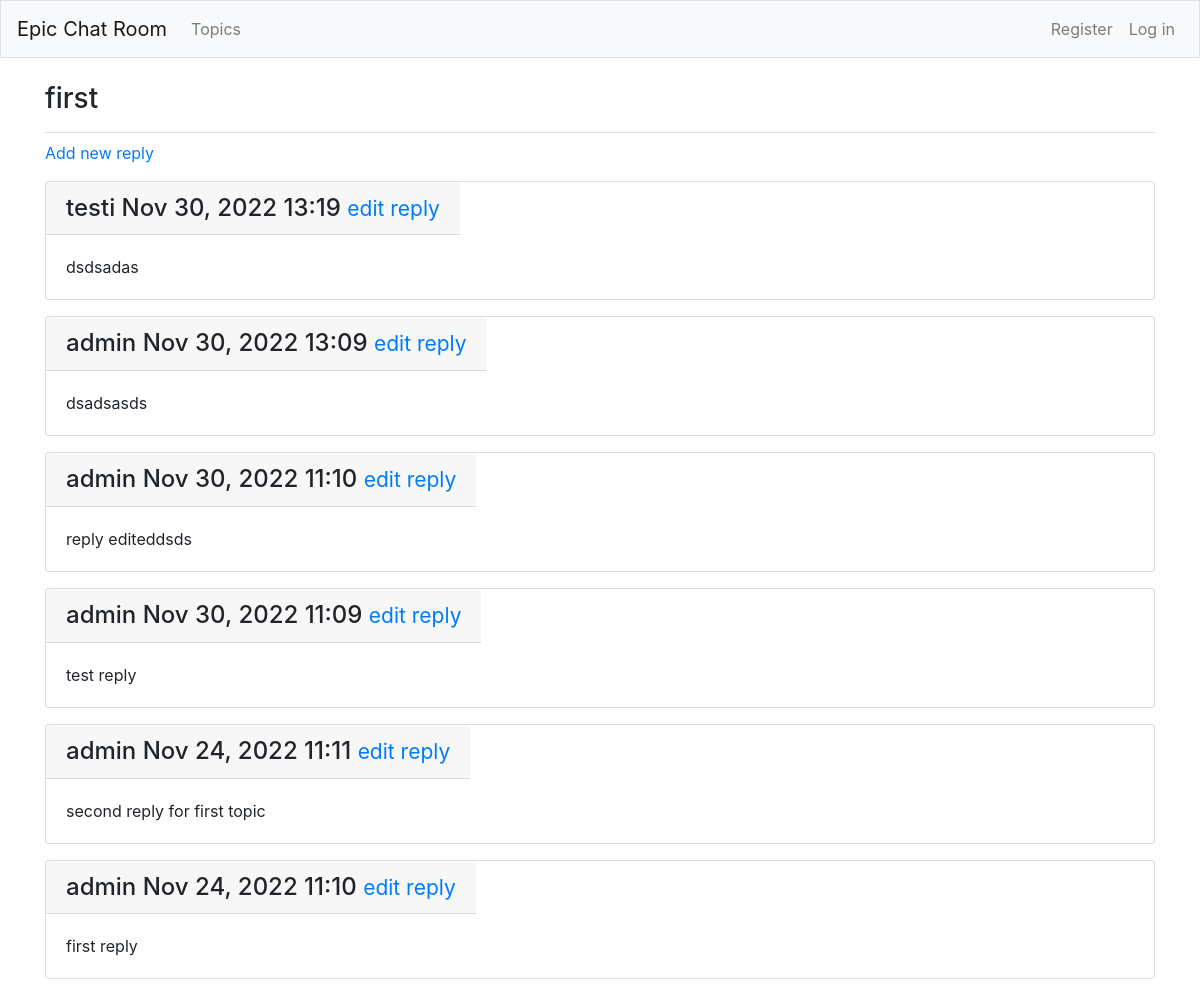
Page /topics/1/ on the earlier database version.
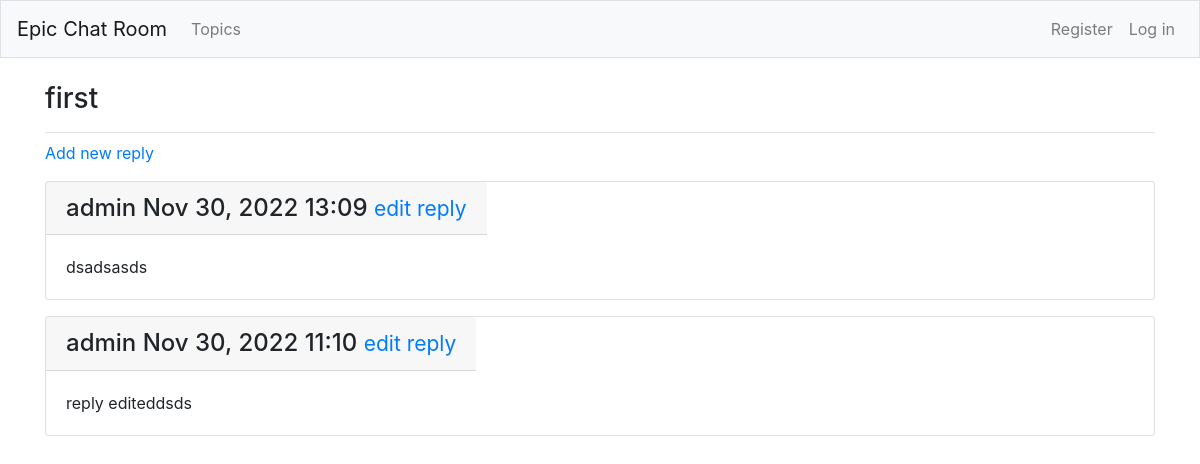
Same page on the later database version.
### epic_chat_room/models.py (models this page shows)
class Topic(models.Model):
    title = models.CharField(max_length=200)
    date_added = models.DateTimeField(auto_now_add=True)
    date_modified = models.DateTimeField(auto_now=True)
    owner = models.ForeignKey(User, on_delete=models.CASCADE)
    def __str__(self):
        return self.title

class Reply(models.Model):
    topic = models.ForeignKey(Topic, on_delete=models.CASCADE)
    text = models.TextField()
    date_added = models.DateTimeField(auto_now_add=True)
    owner = models.ForeignKey(User, on_delete=models.CASCADE)
    class Meta:
        verbose_name_plural = 'replies'
    def __str__(self):
        return f"{self.text}"

### epic_chat_room/views.py (the view)
# urls.py: path('topics/<int:topic_id>/', views.topic, name='topic'),
def topic(request, topic_id):
    topic = Topic.objects.get(id=topic_id)
    replies = topic.reply_set.order_by('-date_added')
    context = {'topic': topic, 'replies': replies}
    return render(request, 'epic_chat_room/topic.html', context)

### epic_chat_room/templates/epic_chat_room/topic.html
{% extends "epic_chat_room/base.html" %}
{% block page_header %}
  <h3>{{ topic }}</h3>
{% endblock page_header %}
{% block content %}
  <p>
    <a href="{% url 'epic_chat_room:new_reply' topic.id %}">Add new reply</a>
  </p>
{% for reply in replies %}
  <div class="card mb-3">
    <h4 class="card-header mr-auto">
      {{  reply.owner }}
      {{  reply.date_added|date:'M d, Y H:i' }}
      <small><a href="{% url 'epic_chat_room:edit_reply' reply.id %}">
          edit reply</a></small>
    </h4>
    <div class="card-body">
        {{ reply }}
      </div>
    </div>
  {% empty %}
    <li>No replies have been added yet.</li>
  {% endfor %}
{% endblock content %}

### epic_chat_room/templates/epic_chat_room/base.html (shortened to what this page needs)
{% load bootstrap4 %}
<!doctype html>
<html lang="en">
<head>
  {% bootstrap_css %}
</head>
<body>
  <nav class="navbar navbar-expand-md navbar-light bg-light mb-4 border">
    <a class="navbar-brand" href="{% url 'epic_chat_room:index'%}">
       Epic Chat Room</a>
    <div class="collapse navbar-collapse" id="navbarCollapse">
      <ul class="navbar-nav mr-auto">
        <li class="nav-item">
          <a class="nav-link" href="{% url 'epic_chat_room:topics'%}">
              Topics</a></li>
      </ul>
      <ul class="navbar-nav ml-auto">
        {% if user.is_authenticated %}
          <li class="nav-item">
            <span class="navbar-text"}">Hello, {{ user.username }}.</span>
          </li>
          <li class="nav-item">
            <a class="nav-link" href="{% url 'users:logout' %}">Log out</a>
          </li>
        {% else %}
          <li class="nav-item">
            <a class="nav-link" href="{% url 'users:register' %}">Register</a>
          </li>
          <li class="nav-item">
            <a class="nav-link" href="{% url 'users:login' %}">Log in</a></li>
        {% endif %}
      </ul>
    </div>
  </nav>
<main role="main" class="container">
    <div class="pb-2 mb-2 border-bottom">
      {% block page_header %}{% endblock page_header %}
    </div>
    <div>
      {% block content %}{% endblock content %}
    </div>
  </main>
</body>
</html>

Differences in the rows shown:
removed Reply: owner "testi", date_added "Nov 30, 2022 13:19", text "dsdsadas"
removed Reply: owner "admin", date_added "Nov 30, 2022 11:09", text "test reply"
removed Reply: owner "admin", date_added "Nov 24, 2022 11:11", text "second reply for first topic"
removed Reply: owner "admin", date_added "Nov 24, 2022 11:10", text "first reply"
